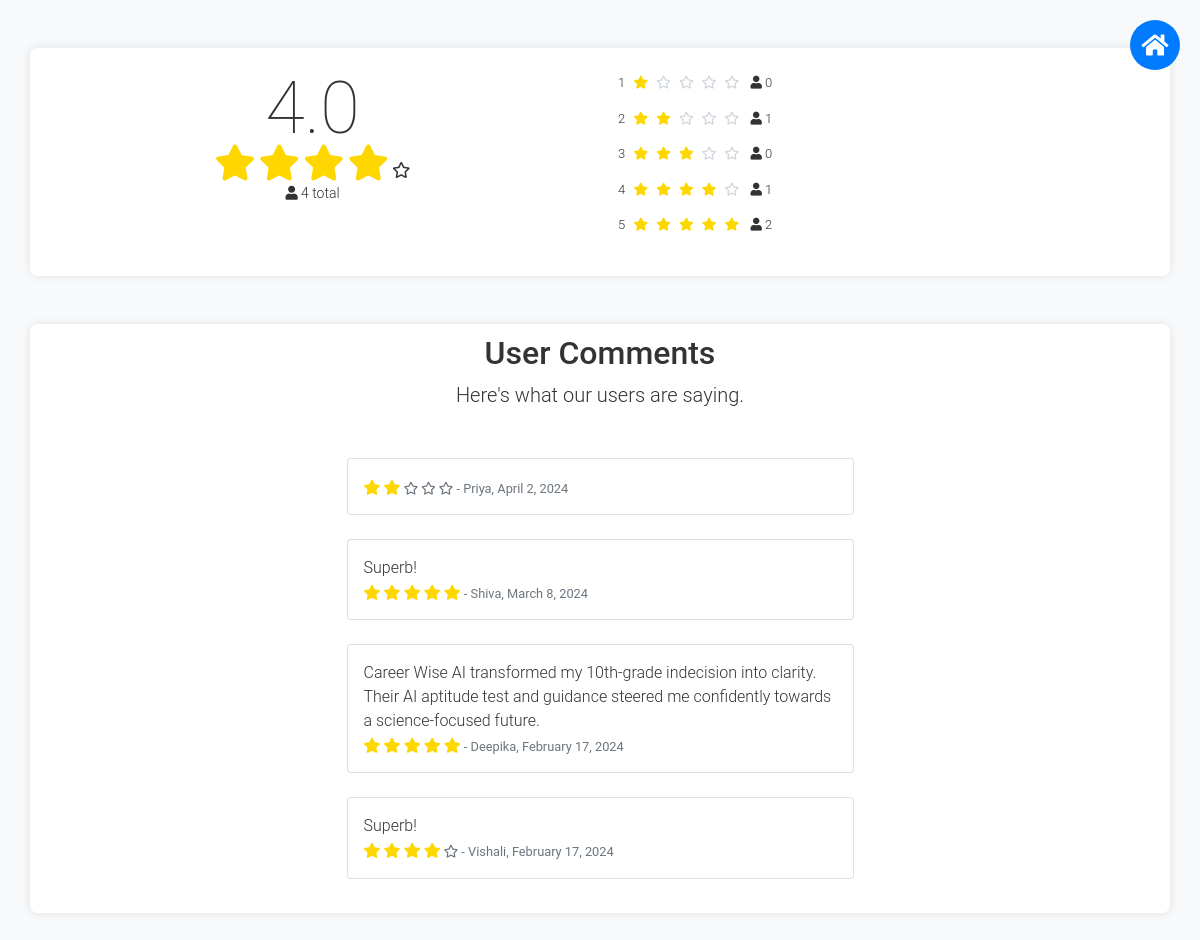
The page /rating/viewrating/ on the database its author committed.
### Ratings/models.py (models this page shows)
class Rating(models.Model):
    user = models.ForeignKey(User, on_delete=models.CASCADE)
    rating = models.IntegerField(choices=[(i, i) for i in range(1, 6)])  # 1 to 5 star rating
    comment = models.TextField(blank=True)  # Optional comment
    created_at = models.DateTimeField(auto_now_add=True)
    class Meta:
        ordering = ['-created_at']  # Show latest ratings first

### Ratings/views.py (the view)
# urls.py: path('viewrating/', views.viewrating, name='viewrating'),
def viewrating(request):
    ratings = Rating.objects.all()
    average_rating = ratings.aggregate(Avg('rating'))['rating__avg']
    total_ratings = ratings.count()
    rating_counts = [{'rating': i, 'count': ratings.filter(rating=i).count(), 'percent_of_total': (ratings.filter(rating=i).count() / total_ratings) * 100} for i in range(1, 6)]
    return render(request, 'viewrating.html', {'ratings': ratings, 'average_rating': average_rating, 'total_ratings': total_ratings, 'rating_counts': rating_counts})

### Ratings/templates/viewrating.html (shortened to what this page needs)
{% load static %}
<!DOCTYPE html>
<html lang="en">
<head>
    <link rel="stylesheet" href="https://cdnjs.cloudflare.com/ajax/libs/normalize/5.0.0/normalize.min.css">
    <link rel="stylesheet" href="https://cdnjs.cloudflare.com/ajax/libs/font-awesome/5.15.4/css/all.min.css">
    <link rel="stylesheet" href="https://stackpath.bootstrapcdn.com/bootstrap/4.5.2/css/bootstrap.min.css">
</head>
<body>
  {% if user.is_authenticated %}
  <a href="{% url 'home' %}" class="float-icon">
      <i class="fa fa-home"></i>
  </a>
  {% else %}
  <a href="{% url 'index' %}" class="float-icon">
      <i class="fa fa-home"></i>
  </a>
  {% endif %}
<div class="container">
    <div class="row">
        <div class="col-md-6 rating">
            {% if total_ratings %}
                <span class="rating-num">{{ average_rating|floatformat:"1" }}</span>
                <div class="rating-stars">
                    {% for star_value in "12345" %}
                        {% if star_value|add:"-1" < average_rating %}
                            <span><i class="fas fa-star"></i></span>
                        {% else %}
                            <span><i class="far fa-star"></i></span>
                        {% endif %}
                    {% endfor %}
                </div>
                <div class="rating-users">
                    <i class="fas fa-user"></i> {{ total_ratings }} total
                </div>
            {% endif %}
        </div>
        <div class="col-md-6 histo">
            {% for rating_count in rating_counts %}
                <div class="{{ rating_count.rating }} histo-rate mb-3">
                    <span class="histo-star">
                      <span>{{ rating_count.rating }}</span>
                        {% for i in "12345"|make_list %}
                            {% if i <= rating_count.rating|stringformat:"d" %}
                                <span class="star-filled"><i class="fas fa-star"></i></span>
                            {% else %}
                                <span class="star-empty"><i class="far fa-star"></i></span>
                            {% endif %}
                        {% endfor %}
                    </span>
                    <span class="bar-block">
                        <span class="bar" style="width: {{ rating_count.percent_of_total }}%; background-color: {{ rating_count.color }};">
                            <span><i class="fas fa-user">&nbsp;</i>{{ rating_count.count }}</span>
                        </span>
                    </span>
                </div>
            {% endfor %}
        </div>
    </div>
</div>
<div class="container px-5 my-5 px-5">
    <div class="text-center mb-5">
        <h2 class="fw-bolder">User Comments</h2>
        <p class="lead mb-0">Here's what our users are saying.</p>
    </div>
    <div class="row gx-5 justify-content-center">
        <div class="col-lg-6">
            {% for rating in ratings %}
            <div class="card mb-4">
                <div class="card-body p-3">
                    <div class="d-flex">
                        <div class="ms-4">
                            <p class="mb-1">{{ rating.comment }}</p>
                            <div class="small text-muted">
                                <span class="rating-stars">
                                    {% for i in "12345" %}
                                        {% if i|add:"-1" < rating.rating %}
                                            <i class="fas fa-star" style="font-size:15px;"></i>
                                        {% else %}
                                            <i class="far fa-star"></i>
                                        {% endif %}
                                    {% endfor %}
                                </span>
                                - {{ rating.user.username }}, {{ rating.created_at|date:"F j, Y" }}
                            </div>
                        </div>
                    </div>
                </div>
            </div>
            {% empty %}
            <div class="alert alert-info" role="alert">
                No ratings found.
            </div>
            {% endfor %}
        </div>
    </div>
</div>
</body>
</html>

### Ratings/templates/viewrating.html (style rules this page uses)
body { font-family: 'Roboto', Helvetica; color: #333; font-weight: 300; background-color: #f8f9fa; }
.container { margin-top: 3em; padding: 10px; background-color: white; border-radius: 8px; box-shadow: 0 0 10px rgba(0,0,0,0.1); }
.rating, .histo { padding: 15px; }
.rating { text-align: center; }
.rating-num { font-size: 72px; font-weight: 100; line-height: 1em; margin-bottom: 10px; }
.rating-stars .fas { font-size: 36px; color: #FFD700; }
.rating-users { font-size: 14px; }
.histo { font-size: 13px; }
.histo-star { padding: 3px; }
.star-filled { color: #FFD700; }
.star-empty { color: #ced4da; }
.histo-star span { margin-right: 5px; }
.float-icon { position: fixed; top: 20px; right: 20px; width: 50px; height: 50px; border-radius: 50%; background-color: #007bff; display: flex; justify-content: center; align-items: center; cursor: pointer; transition: background-color 0.3s ease; z-index: 10; text-decoration: none; }
.float-icon i { color: #fff; font-size: 24px; }

### rows shown on the page
Rating: rating 2 (drawn), user.username "Priya", created_at "April 2, 2024"
Rating: comment "Superb!", rating 5 (drawn), user.username "Shiva", created_at "March 8, 2024"
Rating: comment "Career Wise AI transformed my 10th-grade indecision into clarity. Their AI aptitude test and guidance steered me confidently towards a science-focused future.", rating 5 (drawn), user.username "Deepika", created_at "February 17, 2024"
Rating: comment "Superb!", rating 4 (drawn), user.username "Vishali", created_at "February 17, 2024"

### other values the page prints
{{ average_rating|floatformat:"1" }} "4.0"
{{ total_ratings }} "4"
{{ rating_count.rating }} "1" "2" "3" "4" "5"
{{ rating_count.count }} "0" "1" "0" "1" "2"
